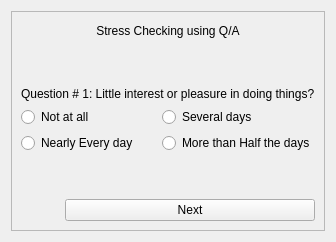
      <widget class="QWidget" name="page_9">
       <layout class="QGridLayout" name="gridLayout_16">
        <item row="0" column="0">
         <widget class="QFrame" name="frame_8">
          <property name="frameShape">
           <enum>QFrame::StyledPanel</enum>
          </property>
          <property name="frameShadow">
           <enum>QFrame::Raised</enum>
          </property>
          <layout class="QGridLayout" name="gridLayout_17">
           <item row="6" column="0" colspan="2">
            <layout class="QHBoxLayout" name="horizontalLayout_8">
             <item>
              <spacer name="horizontalSpacer_3">
               <property name="orientation">
                <enum>Qt::Horizontal</enum>
               </property>
               <property name="sizeHint" stdset="0">
                <size>
                 <width>40</width>
                 <height>20</height>
                </size>
               </property>
              </spacer>
             </item>
             <item>
              <widget class="QPushButton" name="pushButton_16">
               <property name="minimumSize">
                <size>
                 <width>250</width>
                 <height>0</height>
                </size>
               </property>
               <property name="maximumSize">
                <size>
                 <width>250</width>
                 <height>16777215</height>
                </size>
               </property>
               <property name="text">
                <string>Next</string>
               </property>
              </widget>
             </item>
            </layout>
           </item>
           <item row="3" column="1">
            <widget class="QRadioButton" name="radioButton_4">
             <property name="text">
              <string>Several days</string>
             </property>
            </widget>
           </item>
           <item row="2" column="0" colspan="2">
            <widget class="QLabel" name="label_27">
             <property name="sizePolicy">
              <sizepolicy hsizetype="Preferred" vsizetype="Fixed">
               <horstretch>0</horstretch>
               <verstretch>0</verstretch>
              </sizepolicy>
             </property>
             <property name="text">
              <string>Question # 1: Little interest or pleasure in doing things?</string>
             </property>
            </widget>
           </item>
           <item row="1" column="0" colspan="2">
            <spacer name="verticalSpacer">
             <property name="orientation">
              <enum>Qt::Vertical</enum>
             </property>
             <property name="sizeHint" stdset="0">
              <size>
               <width>20</width>
               <height>40</height>
              </size>
             </property>
            </spacer>
           </item>
           <item row="3" column="0">
            <widget class="QRadioButton" name="radioButton_3">
             <property name="text">
              <string>Not at all</string>
             </property>
            </widget>
           </item>
           <item row="4" column="1">
            <widget class="QRadioButton" name="radioButton_5">
             <property name="text">
              <string>More than Half the days</string>
             </property>
            </widget>
           </item>
           <item row="4" column="0">
            <widget class="QRadioButton" name="radioButton_6">
             <property name="text">
              <string>Nearly Every day</string>
             </property>
            </widget>
           </item>
           <item row="0" column="0" colspan="2">
            <layout class="QHBoxLayout" name="horizontalLayout_9">
             <item>
              <spacer name="horizontalSpacer_4">
               <property name="orientation">
                <enum>Qt::Horizontal</enum>
               </property>
               <property name="sizeHint" stdset="0">
                <size>
                 <width>40</width>
                 <height>20</height>
                </size>
               </property>
              </spacer>
             </item>
             <item>
              <widget class="QLabel" name="label_26">
               <property name="sizePolicy">
                <sizepolicy hsizetype="Preferred" vsizetype="Fixed">
                 <horstretch>0</horstretch>
                 <verstretch>0</verstretch>
                </sizepolicy>
               </property>
               <property name="text">
                <string>Stress Checking using Q/A</string>
               </property>
               <property name="alignment">
                <set>Qt::AlignCenter</set>
               </property>
              </widget>
             </item>
             <item>
              <spacer name="horizontalSpacer_5">
               <property name="orientation">
                <enum>Qt::Horizontal</enum>
               </property>
               <property name="sizeHint" stdset="0">
                <size>
                 <width>40</width>
                 <height>20</height>
                </size>
               </property>
              </spacer>
             </item>
            </layout>
           </item>
           <item row="5" column="0" colspan="2">
            <spacer name="verticalSpacer_2">
             <property name="orientation">
              <enum>Qt::Vertical</enum>
             </property>
             <property name="sizeHint" stdset="0">
              <size>
               <width>20</width>
               <height>40</height>
              </size>
             </property>
            </spacer>
           </item>
          </layout>
         </widget>
        </item>
       </layout>
      </widget>
